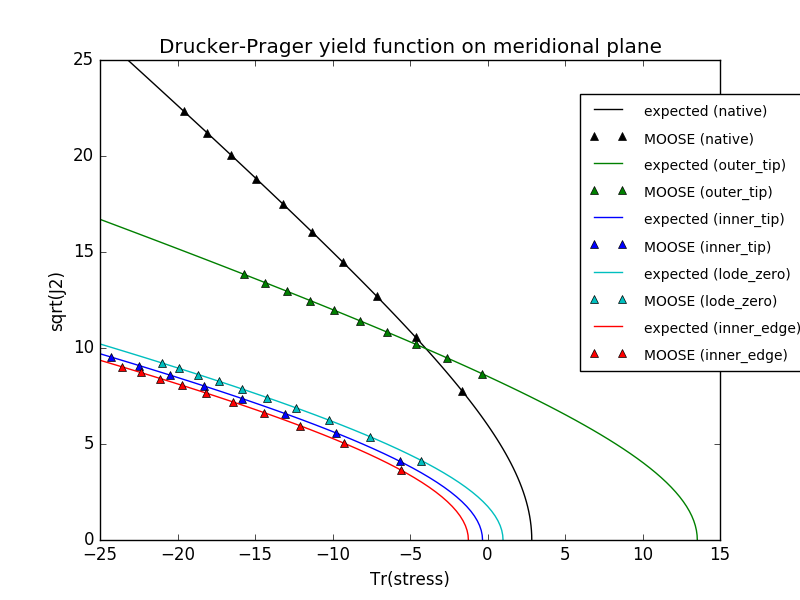

Here is the Python script that generated this plot:
#!/usr/bin/env python2
#* This file is part of the MOOSE framework
#* https://www.mooseframework.org
#*
#* All rights reserved, see COPYRIGHT for full restrictions
#* https://github.com/idaholab/moose/blob/master/COPYRIGHT
#*
#* Licensed under LGPL 2.1, please see LICENSE for details
#* https://www.gnu.org/licenses/lgpl-2.1.html

import os
import sys
import numpy as np
import matplotlib.pyplot as plt

def expected(scheme, sqrtj2):
    cohesion = 10
    friction_degrees = 35
    tip_smoother = 8

    friction = friction_degrees * np.pi / 180.0

    if (scheme == "native"):
        aaa = cohesion
        bbb = np.tan(friction)
    elif (scheme == "outer_tip"):
        aaa = 2 * np.sqrt(3) * cohesion * np.cos(friction) / (3.0 - np.sin(friction))
        bbb = 2 * np.sin(friction) / np.sqrt(3) / (3.0 - np.sin(friction))
    elif (scheme == "inner_tip"):
        aaa = 2 * np.sqrt(3) * cohesion * np.cos(friction) / (3.0 + np.sin(friction))
        bbb = 2 * np.sin(friction) / np.sqrt(3) / (3.0 + np.sin(friction))
    elif (scheme == "lode_zero"):
        aaa = cohesion * np.cos(friction)
        bbb = np.sin(friction) / 3.0
    elif (scheme == "inner_edge"):
        aaa = 3 * cohesion * np.cos(friction) / np.sqrt(9.0 + 3.0 * np.power(np.sin(friction), 2))
        bbb = np.sin(friction) / np.sqrt(9.0 + 3.0 * np.power(np.sin(friction), 2))

    return (aaa - np.sqrt(tip_smoother * tip_smoother + sqrtj2 * sqrtj2)) / bbb

def sigma_mean(stress):
    return (stress[0] + stress[3] + stress[5])/3.0

def sigma_bar(stress):
    mean = sigma_mean(stress)
    return np.sqrt(0.5 * (np.power(stress[0] - mean, 2) + 2*stress[1]*stress[1] + 2*stress[2]*stress[2] + np.power(stress[3] - mean, 2) + 2*stress[4]*stress[4] + np.power(stress[5] - mean, 2)))

def third_inv(stress):
    mean = sigma_mean(stress)
    return (stress[0] - mean)*(stress[3] - mean)*(stress[5] - mean)

def lode_angle(stress):
    bar = sigma_bar(stress)
    third = third_inv(stress)
    return np.arcsin(-1.5 * np.sqrt(3.0) * third / np.power(bar, 3)) / 3.0

def moose_result(fn):
    f = open(fn)
    x = []
    y = []
    for line in f:
        if not line.strip():
            continue
        line = line.strip()
        if line.startswith("time") or line.startswith("0"):
            continue
        line = map(float, line.split(","))
        if line[1] < -1E-10:
            continue # this is an elastic deformation
        trace = 3.0 * sigma_mean(line[3:])
        bar = sigma_bar(line[3:])
        x.append(trace)
        y.append(bar)
    f.close()
    return (x, y)



plt.figure()

sqrtj2 = np.arange(0, 30, 0.25)
plt.plot(expected("native", sqrtj2), sqrtj2, 'k-', label = 'expected (native)')
mr = moose_result("gold/small_deform3_native.csv")
plt.plot(mr[0], mr[1], 'k^', label = 'MOOSE (native)')

plt.plot(expected("outer_tip", sqrtj2), sqrtj2, 'g-', label = 'expected (outer_tip)')
mr = moose_result("gold/small_deform3_outer_tip.csv")
plt.plot(mr[0], mr[1], 'g^', label = 'MOOSE (outer_tip)')

plt.plot(expected("inner_tip", sqrtj2), sqrtj2, 'b-', label = 'expected (inner_tip)')
mr = moose_result("gold/small_deform3_inner_tip.csv")
plt.plot(mr[0], mr[1], 'b^', label = 'MOOSE (inner_tip)')

plt.plot(expected("lode_zero", sqrtj2), sqrtj2, 'c-', label = 'expected (lode_zero)')
mr = moose_result("gold/small_deform3_lode_zero.csv")
plt.plot(mr[0], mr[1], 'c^', label = 'MOOSE (lode_zero)')

plt.plot(expected("inner_edge", sqrtj2), sqrtj2, 'r-', label = 'expected (inner_edge)')
mr = moose_result("gold/small_deform3_inner_edge.csv")
plt.plot(mr[0], mr[1], 'r^', label = 'MOOSE (inner_edge)')

legend = plt.legend(bbox_to_anchor=(1.16, 0.95))
for label in legend.get_texts():
    label.set_fontsize('small')
plt.xlabel("Tr(stress)")
plt.ylabel("sqrt(J2)")
plt.title("Drucker-Prager yield function on meridional plane")
plt.axis([-25, 15, 0, 25])
plt.savefig("small_deform3.png")

sys.exit(0)
